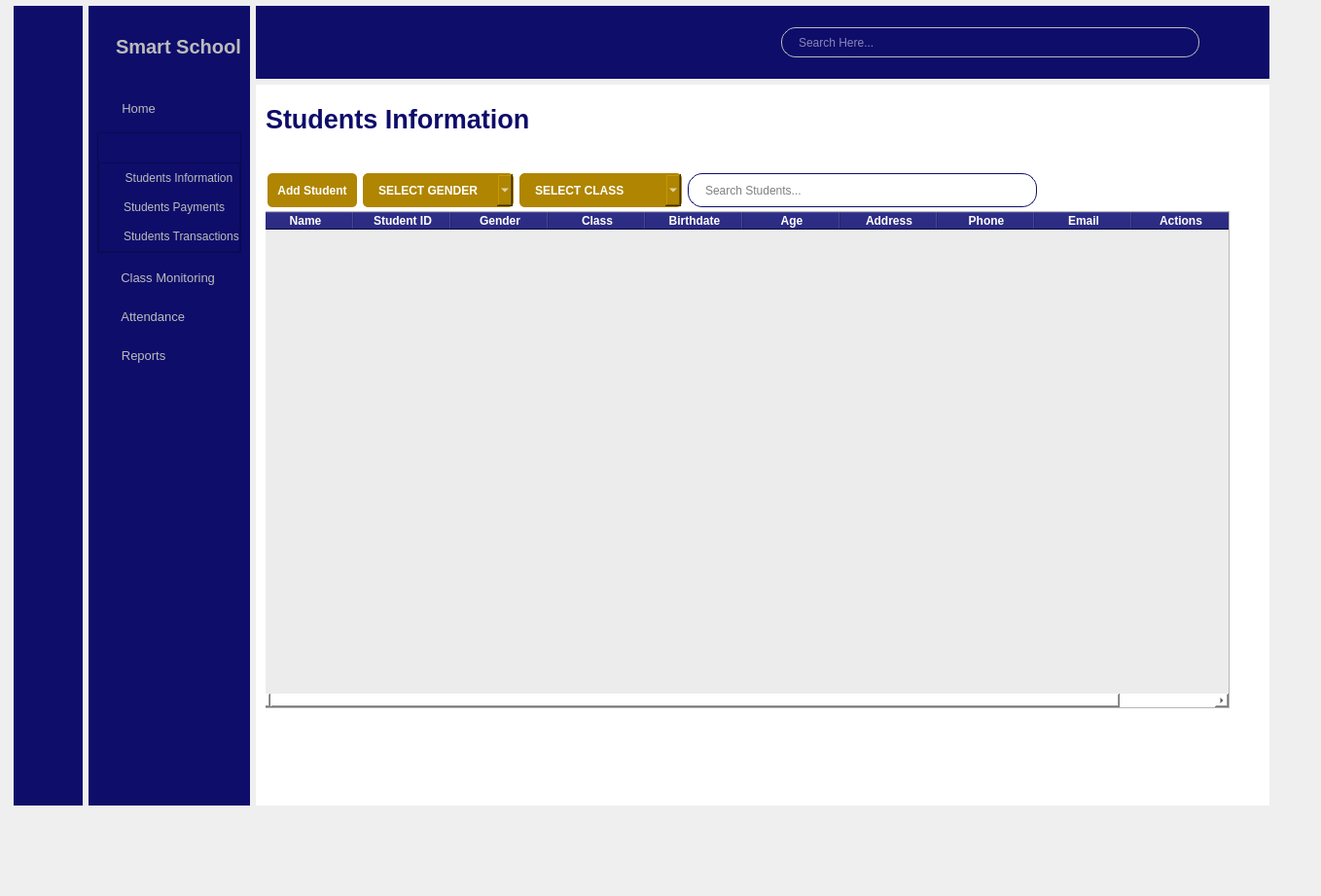
<?xml version="1.0" encoding="UTF-8"?>
<ui version="4.0">
 <class>MainWindow</class>
 <widget class="QMainWindow" name="MainWindow">
  <property name="geometry">
   <rect>
    <x>0</x>
    <y>0</y>
    <width>1358</width>
    <height>921</height>
   </rect>
  </property>
  <property name="windowTitle">
   <string>MainWindow</string>
  </property>
  <widget class="QWidget" name="centralwidget">
   <widget class="QWidget" name="">
    <property name="geometry">
     <rect>
      <x>14</x>
      <y>6</y>
      <width>1291</width>
      <height>822</height>
     </rect>
    </property>
    <layout class="QGridLayout" name="gridLayout">
     <item row="0" column="0" rowspan="2">
      <widget class="QWidget" name="icon_only_widget" native="true">
       <property name="minimumSize">
        <size>
         <width>71</width>
         <height>0</height>
        </size>
       </property>
       <property name="maximumSize">
        <size>
         <width>71</width>
         <height>16777215</height>
        </size>
       </property>
       <property name="styleSheet">
        <string notr="true">QWidget{
	background-color: rgb(14, 13, 106);
}
QPushButton{
	border: none;
	height: 30px;
}
QPushButton:checked{
	background-color: #52452a;
	border-radius: 3px;
}</string>
       </property>
       <layout class="QVBoxLayout" name="verticalLayout_6">
        <property name="topMargin">
         <number>30</number>
        </property>
        <item>
         <layout class="QHBoxLayout" name="horizontalLayout_2">
          <item>
           <spacer name="horizontalSpacer_2">
            <property name="orientation">
             <enum>Qt::Horizontal</enum>
            </property>
            <property name="sizeHint" stdset="0">
             <size>
              <width>17</width>
              <height>20</height>
             </size>
            </property>
           </spacer>
          </item>
          <item>
           <widget class="QLabel" name="label_4">
            <property name="maximumSize">
             <size>
              <width>40</width>
              <height>40</height>
             </size>
            </property>
            <property name="text">
             <string/>
            </property>
            <property name="pixmap">
             <pixmap resource="resources.qrc">:/Icons/school (6).png</pixmap>
            </property>
            <property name="scaledContents">
             <bool>true</bool>
            </property>
           </widget>
          </item>
          <item>
           <spacer name="horizontalSpacer">
            <property name="orientation">
             <enum>Qt::Horizontal</enum>
            </property>
            <property name="sizeHint" stdset="0">
             <size>
              <width>17</width>
              <height>20</height>
             </size>
            </property>
           </spacer>
          </item>
         </layout>
        </item>
        <item>
         <layout class="QVBoxLayout" name="verticalLayout_4">
          <property name="spacing">
           <number>20</number>
          </property>
          <property name="topMargin">
           <number>30</number>
          </property>
          <item>
           <widget class="QPushButton" name="home_1">
            <property name="text">
             <string/>
            </property>
            <property name="icon">
             <iconset resource="resources.qrc">
              <normaloff>:/Icons/home (6).png</normaloff>
              <normalon>:/Icons/home (3).png</normalon>:/Icons/home (6).png</iconset>
            </property>
            <property name="iconSize">
             <size>
              <width>20</width>
              <height>16</height>
             </size>
            </property>
            <property name="checkable">
             <bool>true</bool>
            </property>
            <property name="autoExclusive">
             <bool>true</bool>
            </property>
           </widget>
          </item>
          <item>
           <widget class="QPushButton" name="students_1">
            <property name="text">
             <string/>
            </property>
            <property name="icon">
             <iconset resource="resources.qrc">
              <normaloff>:/Icons/education (6).png</normaloff>
              <normalon>:/Icons/education (3).png</normalon>:/Icons/education (6).png</iconset>
            </property>
            <property name="iconSize">
             <size>
              <width>20</width>
              <height>20</height>
             </size>
            </property>
            <property name="checkable">
             <bool>true</bool>
            </property>
            <property name="autoExclusive">
             <bool>true</bool>
            </property>
           </widget>
          </item>
          <item>
           <widget class="QPushButton" name="classMonitoring_1">
            <property name="text">
             <string/>
            </property>
            <property name="icon">
             <iconset resource="resources.qrc">
              <normaloff>:/Icons/classroom (6).png</normaloff>
              <normalon>:/Icons/classroom (3).png</normalon>:/Icons/classroom (6).png</iconset>
            </property>
            <property name="iconSize">
             <size>
              <width>20</width>
              <height>20</height>
             </size>
            </property>
            <property name="checkable">
             <bool>true</bool>
            </property>
            <property name="autoExclusive">
             <bool>true</bool>
            </property>
           </widget>
          </item>
          <item>
           <widget class="QPushButton" name="attendance_1">
            <property name="text">
             <string/>
            </property>
            <property name="icon">
             <iconset resource="resources.qrc">
              <normaloff>:/Icons/calendar (6).png</normaloff>
              <normalon>:/Icons/calendar (3).png</normalon>:/Icons/calendar (6).png</iconset>
            </property>
            <property name="iconSize">
             <size>
              <width>18</width>
              <height>18</height>
             </size>
            </property>
            <property name="checkable">
             <bool>true</bool>
            </property>
            <property name="autoExclusive">
             <bool>true</bool>
            </property>
           </widget>
          </item>
          <item>
           <widget class="QPushButton" name="reports_1">
            <property name="text">
             <string/>
            </property>
            <property name="icon">
             <iconset resource="resources.qrc">
              <normaloff>:/Icons/report (6).png</normaloff>
              <normalon>:/Icons/report (3).png</normalon>:/Icons/report (6).png</iconset>
            </property>
            <property name="iconSize">
             <size>
              <width>20</width>
              <height>20</height>
             </size>
            </property>
            <property name="checkable">
             <bool>true</bool>
            </property>
            <property name="autoExclusive">
             <bool>true</bool>
            </property>
           </widget>
          </item>
         </layout>
        </item>
        <item>
         <spacer name="verticalSpacer_2">
          <property name="orientation">
           <enum>Qt::Vertical</enum>
          </property>
          <property name="sizeHint" stdset="0">
           <size>
            <width>20</width>
            <height>463</height>
           </size>
          </property>
         </spacer>
        </item>
       </layout>
      </widget>
     </item>
     <item row="0" column="1" rowspan="2">
      <widget class="QWidget" name="icon_text_widget" native="true">
       <property name="minimumSize">
        <size>
         <width>0</width>
         <height>820</height>
        </size>
       </property>
       <property name="styleSheet">
        <string notr="true">QWidget{
	background-color: rgb(14, 13, 106);
	color: #bbbbbc;
}

QPushButton{
	height: 30px;
	border: none;
}</string>
       </property>
       <layout class="QVBoxLayout" name="verticalLayout_5">
        <property name="topMargin">
         <number>30</number>
        </property>
        <item>
         <layout class="QHBoxLayout" name="horizontalLayout">
          <property name="spacing">
           <number>5</number>
          </property>
          <item>
           <widget class="QLabel" name="label_2">
            <property name="maximumSize">
             <size>
              <width>40</width>
              <height>40</height>
             </size>
            </property>
            <property name="text">
             <string/>
            </property>
            <property name="pixmap">
             <pixmap resource="resources.qrc">:/Icons/school (6).png</pixmap>
            </property>
            <property name="scaledContents">
             <bool>true</bool>
            </property>
           </widget>
          </item>
          <item>
           <widget class="QLabel" name="label_3">
            <property name="font">
             <font>
              <family>MS Shell Dlg 2</family>
              <pointsize>15</pointsize>
              <weight>75</weight>
              <bold>true</bold>
             </font>
            </property>
            <property name="text">
             <string>Smart School</string>
            </property>
           </widget>
          </item>
         </layout>
        </item>
        <item>
         <layout class="QVBoxLayout" name="verticalLayout_3">
          <property name="spacing">
           <number>10</number>
          </property>
          <property name="topMargin">
           <number>30</number>
          </property>
          <item>
           <widget class="QPushButton" name="home_2">
            <property name="font">
             <font>
              <pointsize>10</pointsize>
             </font>
            </property>
            <property name="styleSheet">
             <string notr="true">QPushButton{
	padding-left: -70px;
}
QPushButton:checked{
	background-color: #52452a;
	border-radius: 3px;
	color: #fec701;
	font: bold;
	/*font-color: #fec701;*/
}</string>
            </property>
            <property name="text">
             <string>  Home</string>
            </property>
            <property name="icon">
             <iconset resource="resources.qrc">
              <normaloff>:/Icons/home (6).png</normaloff>
              <normalon>:/Icons/home (3).png</normalon>
              <activeon>:/Icons/home (3).png</activeon>:/Icons/home (6).png</iconset>
            </property>
            <property name="iconSize">
             <size>
              <width>16</width>
              <height>16</height>
             </size>
            </property>
            <property name="checkable">
             <bool>true</bool>
            </property>
            <property name="autoExclusive">
             <bool>true</bool>
            </property>
           </widget>
          </item>
          <item>
           <widget class="QFrame" name="students">
            <property name="frameShape">
             <enum>QFrame::StyledPanel</enum>
            </property>
            <property name="frameShadow">
             <enum>QFrame::Raised</enum>
            </property>
            <layout class="QVBoxLayout" name="verticalLayout_2">
             <property name="spacing">
              <number>0</number>
             </property>
             <property name="leftMargin">
              <number>0</number>
             </property>
             <property name="topMargin">
              <number>0</number>
             </property>
             <property name="rightMargin">
              <number>0</number>
             </property>
             <property name="bottomMargin">
              <number>0</number>
             </property>
             <item>
              <widget class="QPushButton" name="students_2">
               <property name="minimumSize">
                <size>
                 <width>0</width>
                 <height>0</height>
                </size>
               </property>
               <property name="font">
                <font>
                 <pointsize>10</pointsize>
                </font>
               </property>
               <property name="styleSheet">
                <string notr="true">QPushButton{
	padding-left: -40px;
}

QPushButton:checked{
	background-color: #52452a;
	border-radius: 3px;
}</string>
               </property>
               <property name="text">
                <string/>
               </property>
               <property name="icon">
                <iconset resource="resources.qrc">
                 <normaloff>:/Icons/Frame 1.png</normaloff>:/Icons/Frame 1.png</iconset>
               </property>
               <property name="iconSize">
                <size>
                 <width>100</width>
                 <height>100</height>
                </size>
               </property>
               <property name="checkable">
                <bool>true</bool>
               </property>
               <property name="autoExclusive">
                <bool>true</bool>
               </property>
              </widget>
             </item>
             <item>
              <widget class="QFrame" name="students_dropdown">
               <property name="frameShape">
                <enum>QFrame::StyledPanel</enum>
               </property>
               <property name="frameShadow">
                <enum>QFrame::Raised</enum>
               </property>
               <layout class="QVBoxLayout" name="verticalLayout">
                <property name="spacing">
                 <number>0</number>
                </property>
                <property name="leftMargin">
                 <number>0</number>
                </property>
                <property name="topMargin">
                 <number>0</number>
                </property>
                <property name="rightMargin">
                 <number>0</number>
                </property>
                <property name="bottomMargin">
                 <number>0</number>
                </property>
                <item>
                 <widget class="QPushButton" name="student_information">
                  <property name="styleSheet">
                   <string notr="true">QPushButton{
	padding-left: 20px;
}
QPushButton:hover{
	color: #fec701;
}</string>
                  </property>
                  <property name="text">
                   <string>Students Information</string>
                  </property>
                  <property name="checkable">
                   <bool>true</bool>
                  </property>
                  <property name="autoExclusive">
                   <bool>false</bool>
                  </property>
                 </widget>
                </item>
                <item>
                 <widget class="QPushButton" name="student_payments">
                  <property name="styleSheet">
                   <string notr="true">QPushButton{
	padding-left: 10px;
}
QPushButton:hover{
	color: #fec701;
}</string>
                  </property>
                  <property name="text">
                   <string>Students Payments</string>
                  </property>
                  <property name="checkable">
                   <bool>true</bool>
                  </property>
                  <property name="autoExclusive">
                   <bool>false</bool>
                  </property>
                 </widget>
                </item>
                <item>
                 <widget class="QPushButton" name="student_transactions">
                  <property name="styleSheet">
                   <string notr="true">QPushButton{
	padding-left: 25px;
}
QPushButton:hover{
	color: #fec701;
}</string>
                  </property>
                  <property name="text">
                   <string>Students Transactions</string>
                  </property>
                  <property name="checkable">
                   <bool>true</bool>
                  </property>
                  <property name="autoExclusive">
                   <bool>false</bool>
                  </property>
                 </widget>
                </item>
               </layout>
              </widget>
             </item>
            </layout>
           </widget>
          </item>
          <item>
           <widget class="QPushButton" name="classMonitoring_2">
            <property name="font">
             <font>
              <pointsize>10</pointsize>
             </font>
            </property>
            <property name="styleSheet">
             <string notr="true">QPushButton{
	padding-left: -10px;
}
QPushButton:checked{
	background-color: #52452a;
	border-radius: 3px;
	color: #fec701;
	font: bold;
}</string>
            </property>
            <property name="text">
             <string>  Class Monitoring</string>
            </property>
            <property name="icon">
             <iconset resource="resources.qrc">
              <normaloff>:/Icons/classroom (6).png</normaloff>
              <normalon>:/Icons/classroom (3).png</normalon>:/Icons/classroom (6).png</iconset>
            </property>
            <property name="iconSize">
             <size>
              <width>20</width>
              <height>20</height>
             </size>
            </property>
            <property name="checkable">
             <bool>true</bool>
            </property>
            <property name="autoExclusive">
             <bool>true</bool>
            </property>
           </widget>
          </item>
          <item>
           <widget class="QPushButton" name="attendance_2">
            <property name="font">
             <font>
              <pointsize>10</pointsize>
             </font>
            </property>
            <property name="styleSheet">
             <string notr="true">QPushButton{
	padding-left: -40px;
}
QPushButton:checked{
	background-color: #52452a;
	border-radius: 3px;
	color: #fec701;
	font: bold;
}</string>
            </property>
            <property name="text">
             <string>  Attendance</string>
            </property>
            <property name="icon">
             <iconset resource="resources.qrc">
              <normaloff>:/Icons/calendar (6).png</normaloff>
              <normalon>:/Icons/calendar (3).png</normalon>:/Icons/calendar (6).png</iconset>
            </property>
            <property name="iconSize">
             <size>
              <width>18</width>
              <height>18</height>
             </size>
            </property>
            <property name="checkable">
             <bool>true</bool>
            </property>
            <property name="autoExclusive">
             <bool>true</bool>
            </property>
           </widget>
          </item>
          <item>
           <widget class="QPushButton" name="reports_2">
            <property name="font">
             <font>
              <pointsize>10</pointsize>
             </font>
            </property>
            <property name="styleSheet">
             <string notr="true">QPushButton{
	padding-left: -60px;
}
QPushButton:checked{
	background-color: #52452a;
	border-radius: 3px;
	color: #fec701;
	font: bold;
}</string>
            </property>
            <property name="text">
             <string>  Reports</string>
            </property>
            <property name="icon">
             <iconset resource="resources.qrc">
              <normaloff>:/Icons/report (6).png</normaloff>
              <normalon>:/Icons/report (3).png</normalon>:/Icons/report (6).png</iconset>
            </property>
            <property name="iconSize">
             <size>
              <width>20</width>
              <height>20</height>
             </size>
            </property>
            <property name="checkable">
             <bool>true</bool>
            </property>
            <property name="autoExclusive">
             <bool>true</bool>
            </property>
           </widget>
          </item>
         </layout>
        </item>
        <item>
         <spacer name="verticalSpacer">
          <property name="orientation">
           <enum>Qt::Vertical</enum>
          </property>
          <property name="sizeHint" stdset="0">
           <size>
            <width>20</width>
            <height>379</height>
           </size>
          </property>
         </spacer>
        </item>
       </layout>
      </widget>
     </item>
     <item row="0" column="2">
      <widget class="QWidget" name="header_widget" native="true">
       <property name="minimumSize">
        <size>
         <width>841</width>
         <height>0</height>
        </size>
       </property>
       <property name="styleSheet">
        <string notr="true">background-color: rgb(14, 13, 106);</string>
       </property>
       <layout class="QHBoxLayout" name="horizontalLayout_4">
        <item>
         <widget class="QPushButton" name="pushButton">
          <property name="styleSheet">
           <string notr="true">border:none;</string>
          </property>
          <property name="text">
           <string/>
          </property>
          <property name="icon">
           <iconset resource="resources.qrc">
            <normaloff>:/Icons/burger-bar (3).png</normaloff>
            <normalon>:/Icons/burger-bar (6).png</normalon>:/Icons/burger-bar (3).png</iconset>
          </property>
          <property name="iconSize">
           <size>
            <width>29</width>
            <height>35</height>
           </size>
          </property>
          <property name="checkable">
           <bool>true</bool>
          </property>
          <property name="autoExclusive">
           <bool>false</bool>
          </property>
         </widget>
        </item>
        <item>
         <spacer name="horizontalSpacer_3">
          <property name="orientation">
           <enum>Qt::Horizontal</enum>
          </property>
          <property name="sizeHint" stdset="0">
           <size>
            <width>386</width>
            <height>20</height>
           </size>
          </property>
         </spacer>
        </item>
        <item>
         <layout class="QHBoxLayout" name="horizontalLayout_3">
          <property name="rightMargin">
           <number>25</number>
          </property>
          <item>
           <widget class="QLineEdit" name="lineEdit">
            <property name="minimumSize">
             <size>
              <width>0</width>
              <height>31</height>
             </size>
            </property>
            <property name="maximumSize">
             <size>
              <width>16777215</width>
              <height>31</height>
             </size>
            </property>
            <property name="styleSheet">
             <string notr="true">QLineEdit{
	padding-left:15px;
	border: 1px solid #bbbbbc;
	border-radius: 15px;
	color: #ffffff;
	/*background-color: rgb(187, 187, 188);*/
}</string>
            </property>
            <property name="placeholderText">
             <string>Search Here...</string>
            </property>
           </widget>
          </item>
          <item>
           <widget class="QPushButton" name="pushButton_2">
            <property name="styleSheet">
             <string notr="true">border-radius: 10px;
/*border:  1px solid #bbbbbc;*/
/*background-color: rgb(187, 187, 188);*/</string>
            </property>
            <property name="text">
             <string/>
            </property>
            <property name="icon">
             <iconset resource="resources.qrc">
              <normaloff>:/Icons/magnifying-glass (3).png</normaloff>:/Icons/magnifying-glass (3).png</iconset>
            </property>
            <property name="iconSize">
             <size>
              <width>25</width>
              <height>25</height>
             </size>
            </property>
            <property name="checkable">
             <bool>true</bool>
            </property>
            <property name="autoExclusive">
             <bool>false</bool>
            </property>
           </widget>
          </item>
         </layout>
        </item>
       </layout>
      </widget>
     </item>
     <item row="1" column="2">
      <widget class="QWidget" name="main_sceen_widget" native="true">
       <property name="minimumSize">
        <size>
         <width>841</width>
         <height>741</height>
        </size>
       </property>
       <property name="maximumSize">
        <size>
         <width>16777215</width>
         <height>741</height>
        </size>
       </property>
       <property name="font">
        <font>
         <family>Sans Serif Collection</family>
        </font>
       </property>
       <property name="styleSheet">
        <string notr="true">background-color: #ffffff;</string>
       </property>
       <widget class="QStackedWidget" name="stackedWidget">
        <property name="geometry">
         <rect>
          <x>10</x>
          <y>10</y>
          <width>991</width>
          <height>721</height>
         </rect>
        </property>
        <property name="currentIndex">
         <number>2</number>
        </property>
        <widget class="QWidget" name="page">
         <widget class="QLabel" name="label">
          <property name="geometry">
           <rect>
            <x>230</x>
            <y>190</y>
            <width>171</width>
            <height>51</height>
           </rect>
          </property>
          <property name="font">
           <font>
            <pointsize>25</pointsize>
           </font>
          </property>
          <property name="text">
           <string>Home page</string>
          </property>
         </widget>
        </widget>
        <widget class="QWidget" name="page_2">
         <widget class="QLabel" name="label_5">
          <property name="geometry">
           <rect>
            <x>200</x>
            <y>190</y>
            <width>211</width>
            <height>51</height>
           </rect>
          </property>
          <property name="font">
           <font>
            <pointsize>25</pointsize>
           </font>
          </property>
          <property name="text">
           <string>Students Page</string>
          </property>
         </widget>
        </widget>
        <widget class="QWidget" name="page_4">
         <widget class="QLabel" name="label_7">
          <property name="geometry">
           <rect>
            <x>0</x>
            <y>0</y>
            <width>311</width>
            <height>51</height>
           </rect>
          </property>
          <property name="font">
           <font>
            <pointsize>20</pointsize>
            <weight>75</weight>
            <bold>true</bold>
           </font>
          </property>
          <property name="styleSheet">
           <string notr="true">color: rgb(14, 13, 106);</string>
          </property>
          <property name="text">
           <string>Students Information</string>
          </property>
         </widget>
         <widget class="QTableWidget" name="studentInfo_table">
          <property name="geometry">
           <rect>
            <x>-10</x>
            <y>120</y>
            <width>1001</width>
            <height>511</height>
           </rect>
          </property>
          <property name="styleSheet">
           <string notr="true">QHeaderView::section{
	font-weight: bold;
	background-color: #0e0d6a;
	color: white;
}

QTableWidget{
	alternate-background-color: #b0edfb;
	background-color: #ececec;
}</string>
          </property>
          <property name="alternatingRowColors">
           <bool>true</bool>
          </property>
          <column>
           <property name="text">
            <string>Name</string>
           </property>
          </column>
          <column>
           <property name="text">
            <string>Student ID</string>
           </property>
          </column>
          <column>
           <property name="text">
            <string>Gender</string>
           </property>
          </column>
          <column>
           <property name="text">
            <string>Class</string>
           </property>
          </column>
          <column>
           <property name="text">
            <string>Birthdate</string>
           </property>
          </column>
          <column>
           <property name="text">
            <string>Age</string>
           </property>
          </column>
          <column>
           <property name="text">
            <string>Address</string>
           </property>
          </column>
          <column>
           <property name="text">
            <string>Phone</string>
           </property>
          </column>
          <column>
           <property name="text">
            <string>Email</string>
           </property>
          </column>
          <column>
           <property name="text">
            <string>Actions</string>
           </property>
          </column>
         </widget>
         <widget class="QWidget" name="">
          <property name="geometry">
           <rect>
            <x>2</x>
            <y>80</y>
            <width>791</width>
            <height>37</height>
           </rect>
          </property>
          <layout class="QHBoxLayout" name="horizontalLayout_5">
           <item>
            <widget class="QPushButton" name="addStudent_button">
             <property name="minimumSize">
              <size>
               <width>0</width>
               <height>35</height>
              </size>
             </property>
             <property name="maximumSize">
              <size>
               <width>16777215</width>
               <height>35</height>
              </size>
             </property>
             <property name="styleSheet">
              <string notr="true">QPushButton{
	background-color: #af8501;
	color: #ffffff;
	border-radius: 5px;
	border: none;
	font-weight: bold;
	font-size: 12px;
	padding-left: 10px;
	padding-right: 10px;
}</string>
             </property>
             <property name="text">
              <string>Add Student</string>
             </property>
             <property name="icon">
              <iconset resource="resources.qrc">
               <normaloff>:/Icons/add-friend2.png</normaloff>:/Icons/add-friend2.png</iconset>
             </property>
             <property name="iconSize">
              <size>
               <width>16</width>
               <height>16</height>
              </size>
             </property>
            </widget>
           </item>
           <item>
            <widget class="QComboBox" name="select_gender">
             <property name="minimumSize">
              <size>
               <width>150</width>
               <height>35</height>
              </size>
             </property>
             <property name="maximumSize">
              <size>
               <width>16777215</width>
               <height>35</height>
              </size>
             </property>
             <property name="styleSheet">
              <string notr="true">QComboBox{
	border: 1px solid #af8501;
	border-radius: 5px;
	padding: 1px 18px 1px 3px;
	background-color: #af8501;
	color: #ffffff; 
	height: 30px;
	padding-left: 15px;
	font-weight: bold;
	font-size: 12px;
	/*selection-background-color: #0192ef;*/
}

QComboBox QAbstractItemView{
	selection-background-color: #0192ef;
}</string>
             </property>
             <item>
              <property name="text">
               <string>SELECT GENDER</string>
              </property>
             </item>
             <item>
              <property name="text">
               <string>Male</string>
              </property>
             </item>
             <item>
              <property name="text">
               <string>Female</string>
              </property>
             </item>
            </widget>
           </item>
           <item>
            <widget class="QComboBox" name="select_class">
             <property name="minimumSize">
              <size>
               <width>0</width>
               <height>35</height>
              </size>
             </property>
             <property name="maximumSize">
              <size>
               <width>16777215</width>
               <height>35</height>
              </size>
             </property>
             <property name="styleSheet">
              <string notr="true">QComboBox{
	border: 1px solid #af8501;
	border-radius: 5px;
	padding: 1px 18px 1px 3px;
	background-color: #af8501;
	color: #ffffff; 
	height: 30px;
	padding-left: 15px;
	font-weight: bold;
	font-size: 12px;
}

QComboBox QAbstractItemView{
	selection-background-color: #0192ef;
}</string>
             </property>
             <item>
              <property name="text">
               <string>SELECT CLASS</string>
              </property>
             </item>
             <item>
              <property name="text">
               <string>Kindergarten (KG) 1</string>
              </property>
             </item>
             <item>
              <property name="text">
               <string>Kindergarten (KG) 2</string>
              </property>
             </item>
             <item>
              <property name="text">
               <string>Grade 1</string>
              </property>
             </item>
             <item>
              <property name="text">
               <string>Grade 2</string>
              </property>
             </item>
             <item>
              <property name="text">
               <string>Grade 3</string>
              </property>
             </item>
             <item>
              <property name="text">
               <string>Grade 4</string>
              </property>
             </item>
             <item>
              <property name="text">
               <string>Grade 5</string>
              </property>
             </item>
             <item>
              <property name="text">
               <string>Grade 6</string>
              </property>
             </item>
             <item>
              <property name="text">
               <string>Grade 7</string>
              </property>
             </item>
             <item>
              <property name="text">
               <string>Grade 8</string>
              </property>
             </item>
             <item>
              <property name="text">
               <string>Grade 9</string>
              </property>
             </item>
             <item>
              <property name="text">
               <string>Grade 10</string>
              </property>
             </item>
             <item>
              <property name="text">
               <string>Grade 11</string>
              </property>
             </item>
             <item>
              <property name="text">
               <string>Grade 12</string>
              </property>
             </item>
            </widget>
           </item>
           <item>
            <widget class="QLineEdit" name="search_student">
             <property name="minimumSize">
              <size>
               <width>150</width>
               <height>35</height>
              </size>
             </property>
             <property name="maximumSize">
              <size>
               <width>16777215</width>
               <height>35</height>
              </size>
             </property>
             <property name="styleSheet">
              <string notr="true">QLineEdit{
	padding-left:15px;
	border: 1px solid #0e0d6a;
	border-radius: 15px;
	/*background-color: rgb(187, 187, 188);*/
}</string>
             </property>
             <property name="placeholderText">
              <string>Search Students...</string>
             </property>
            </widget>
           </item>
          </layout>
         </widget>
        </widget>
        <widget class="QWidget" name="page_5">
         <widget class="QLabel" name="label_8">
          <property name="geometry">
           <rect>
            <x>120</x>
            <y>180</y>
            <width>371</width>
            <height>51</height>
           </rect>
          </property>
          <property name="font">
           <font>
            <pointsize>25</pointsize>
           </font>
          </property>
          <property name="text">
           <string>Students Payments Page</string>
          </property>
         </widget>
        </widget>
        <widget class="QWidget" name="page_6">
         <widget class="QLabel" name="label_9">
          <property name="geometry">
           <rect>
            <x>170</x>
            <y>180</y>
            <width>401</width>
            <height>51</height>
           </rect>
          </property>
          <property name="font">
           <font>
            <pointsize>25</pointsize>
           </font>
          </property>
          <property name="text">
           <string>Students Transactions Page</string>
          </property>
         </widget>
        </widget>
        <widget class="QWidget" name="page_7">
         <widget class="QLabel" name="label_10">
          <property name="geometry">
           <rect>
            <x>190</x>
            <y>180</y>
            <width>331</width>
            <height>51</height>
           </rect>
          </property>
          <property name="font">
           <font>
            <pointsize>25</pointsize>
           </font>
          </property>
          <property name="text">
           <string>Class Monitoring Page</string>
          </property>
         </widget>
        </widget>
        <widget class="QWidget" name="page_8">
         <widget class="QLabel" name="label_11">
          <property name="geometry">
           <rect>
            <x>220</x>
            <y>190</y>
            <width>251</width>
            <height>51</height>
           </rect>
          </property>
          <property name="font">
           <font>
            <pointsize>25</pointsize>
           </font>
          </property>
          <property name="text">
           <string>Attendance Page</string>
          </property>
         </widget>
        </widget>
        <widget class="QWidget" name="page_9">
         <widget class="QLabel" name="label_12">
          <property name="geometry">
           <rect>
            <x>250</x>
            <y>200</y>
            <width>201</width>
            <height>51</height>
           </rect>
          </property>
          <property name="font">
           <font>
            <pointsize>25</pointsize>
           </font>
          </property>
          <property name="text">
           <string>Reports Page</string>
          </property>
         </widget>
        </widget>
       </widget>
      </widget>
     </item>
    </layout>
   </widget>
  </widget>
 </widget>
 <resources>
  <include location="resources.qrc"/>
  <include location="../school2/resources.qrc"/>
  <include location="resources1.qrc"/>
 </resources>
 <connections>
  <connection>
   <sender>students_2</sender>
   <signal>toggled(bool)</signal>
   <receiver>students_dropdown</receiver>
   <slot>setHidden(bool)</slot>
   <hints>
    <hint type="sourcelabel">
     <x>275</x>
     <y>181</y>
    </hint>
    <hint type="destinationlabel">
     <x>275</x>
     <y>273</y>
    </hint>
   </hints>
  </connection>
  <connection>
   <sender>home_2</sender>
   <signal>toggled(bool)</signal>
   <receiver>home_1</receiver>
   <slot>setChecked(bool)</slot>
   <hints>
    <hint type="sourcelabel">
     <x>179</x>
     <y>135</y>
    </hint>
    <hint type="destinationlabel">
     <x>68</x>
     <y>132</y>
    </hint>
   </hints>
  </connection>
  <connection>
   <sender>students_2</sender>
   <signal>toggled(bool)</signal>
   <receiver>students_1</receiver>
   <slot>setChecked(bool)</slot>
   <hints>
    <hint type="sourcelabel">
     <x>165</x>
     <y>172</y>
    </hint>
    <hint type="destinationlabel">
     <x>71</x>
     <y>176</y>
    </hint>
   </hints>
  </connection>
  <connection>
   <sender>classMonitoring_2</sender>
   <signal>toggled(bool)</signal>
   <receiver>classMonitoring_1</receiver>
   <slot>setChecked(bool)</slot>
   <hints>
    <hint type="sourcelabel">
     <x>257</x>
     <y>314</y>
    </hint>
    <hint type="destinationlabel">
     <x>71</x>
     <y>236</y>
    </hint>
   </hints>
  </connection>
  <connection>
   <sender>attendance_2</sender>
   <signal>toggled(bool)</signal>
   <receiver>attendance_1</receiver>
   <slot>setChecked(bool)</slot>
   <hints>
    <hint type="sourcelabel">
     <x>275</x>
     <y>354</y>
    </hint>
    <hint type="destinationlabel">
     <x>71</x>
     <y>283</y>
    </hint>
   </hints>
  </connection>
  <connection>
   <sender>reports_2</sender>
   <signal>toggled(bool)</signal>
   <receiver>reports_1</receiver>
   <slot>setChecked(bool)</slot>
   <hints>
    <hint type="sourcelabel">
     <x>236</x>
     <y>394</y>
    </hint>
    <hint type="destinationlabel">
     <x>71</x>
     <y>333</y>
    </hint>
   </hints>
  </connection>
  <connection>
   <sender>pushButton</sender>
   <signal>toggled(bool)</signal>
   <receiver>icon_text_widget</receiver>
   <slot>setHidden(bool)</slot>
   <hints>
    <hint type="sourcelabel">
     <x>312</x>
     <y>37</y>
    </hint>
    <hint type="destinationlabel">
     <x>273</x>
     <y>31</y>
    </hint>
   </hints>
  </connection>
  <connection>
   <sender>pushButton</sender>
   <signal>toggled(bool)</signal>
   <receiver>icon_only_widget</receiver>
   <slot>setVisible(bool)</slot>
   <hints>
    <hint type="sourcelabel">
     <x>328</x>
     <y>51</y>
    </hint>
    <hint type="destinationlabel">
     <x>70</x>
     <y>94</y>
    </hint>
   </hints>
  </connection>
 </connections>
</ui>
